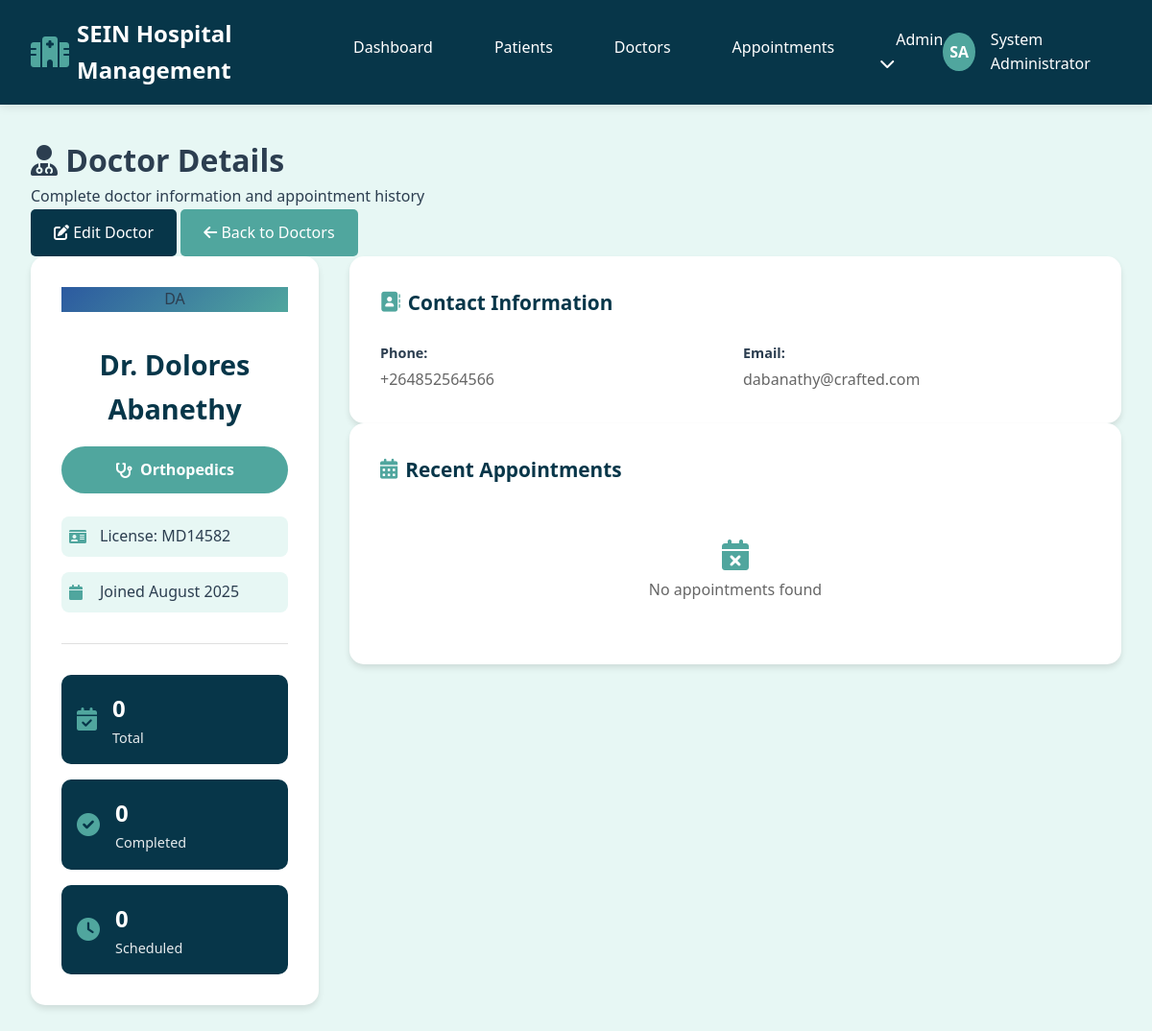
The app's page /doctors/1 (signed in) with its own data.
### hospital/app.py (models this page shows)
class Doctor(db.Model):
    id = db.Column(db.Integer, primary_key=True)
    first_name = db.Column(db.String(50), nullable=False)
    last_name = db.Column(db.String(50), nullable=False)
    phone = db.Column(db.String(20))
    email = db.Column(db.String(100))
    specialization_id = db.Column(db.Integer, db.ForeignKey('specialization.id'), nullable=False)
    license_number = db.Column(db.String(50), unique=True)
    created_at = db.Column(db.DateTime, default=datetime.utcnow)
    appointments = db.relationship('Appointment', backref='doctor_ref', lazy=True)

class Specialization(db.Model):
    id = db.Column(db.Integer, primary_key=True)
    name = db.Column(db.String(100), unique=True, nullable=False)
    doctors = db.relationship('Doctor', backref='specialization_ref', lazy=True)

### hospital/app.py (the view)
@app.route('/doctors/<int:doctor_id>')
def doctor_detail(doctor_id):
    if 'user_id' not in session:
        return redirect(url_for('login'))
    doctor = Doctor.query.get_or_404(doctor_id)
    recent_appointments = Appointment.query.filter_by(doctor_id=doctor_id)\
                                         .order_by(Appointment.appointment_date.desc())\
                                         .limit(10).all()
    total_appointments = Appointment.query.filter_by(doctor_id=doctor_id).count()
    completed_appointments = Appointment.query.filter_by(doctor_id=doctor_id, status='completed').count()
    scheduled_appointments = Appointment.query.filter_by(doctor_id=doctor_id, status='scheduled').count()
    return render_template('doctors/detail.html',
                         doctor=doctor,
                         recent_appointments=recent_appointments,
                         total_appointments=total_appointments,
                         completed_appointments=completed_appointments,
                         scheduled_appointments=scheduled_appointments)

### hospital/templates/doctors/detail.html (shortened to what this page needs)
{% extends "base.html" %}
{% block content %}
<div class="page-header">
    <div class="page-title">
        <h1><i class="fas fa-user-md"></i> Doctor Details</h1>
        <p>Complete doctor information and appointment history</p>
    </div>
    <div class="page-actions">
        <a href="{{ url_for('edit_doctor', doctor_id=doctor.id) }}" class="btn btn-primary">
            <i class="fas fa-edit"></i> Edit Doctor
        </a>
        <a href="{{ url_for('doctors') }}" class="btn btn-secondary">
            <i class="fas fa-arrow-left"></i> Back to Doctors
        </a>
    </div>
</div>
<div class="doctor-profile">
    <div class="doctor-sidebar">
        <div class="doctor-avatar-large">
            <div class="avatar-circle-large doctor-avatar-bg">
                {{ doctor.first_name[0] }}{{ doctor.last_name[0] }}
            </div>
        </div>
        <div class="doctor-basic-info">
            <h2>Dr. {{ doctor.first_name }} {{ doctor.last_name }}</h2>
            <div class="specialization-badge">
                <i class="fas fa-stethoscope"></i>
                {{ doctor.specialization_ref.name }}
            </div>
            {% if doctor.license_number %}
            <div class="info-item">
                <i class="fas fa-id-card"></i>
                <span>License: {{ doctor.license_number }}</span>
            </div>
            {% endif %}
            <div class="info-item">
                <i class="fas fa-calendar"></i>
                <span>Joined {{ doctor.created_at.strftime('%B %Y') }}</span>
            </div>
            <div class="appointment-stats">
                <div class="stats-grid">
                    <div class="stat-card">
                        <i class="fas fa-calendar-check"></i>
                        <div>
                            <h3>{{ total_appointments }}</h3>
                            <p>Total</p>
                        </div>
                    </div>
                    <div class="stat-card">
                        <i class="fas fa-check-circle"></i>
                        <div>
                            <h3>{{ completed_appointments }}</h3>
                            <p>Completed</p>
                        </div>
                    </div>
                    <div class="stat-card">
                        <i class="fas fa-clock"></i>
                        <div>
                            <h3>{{ scheduled_appointments }}</h3>
                            <p>Scheduled</p>
                        </div>
                    </div>
                </div>
            </div>
        </div>
    </div>
    <div class="doctor-main-content">
        <div class="info-sections">
            <div class="info-section">
                <h3><i class="fas fa-address-book"></i> Contact Information</h3>
                <div class="info-grid">
                    <div class="info-item">
                        <label>Phone:</label>
                        <span>{{ doctor.phone or 'Not provided' }}</span>
                    </div>
                    <div class="info-item">
                        <label>Email:</label>
                        <span>{{ doctor.email or 'Not provided' }}</span>
                    </div>
                </div>
            </div>
            <div class="info-section">
                <h3><i class="fas fa-calendar-alt"></i> Recent Appointments</h3>
                {% if recent_appointments %}
                <div class="appointments-list">
                    {% for appointment in recent_appointments %}
                    <div class="appointment-item">
                        <div class="appointment-date">
                            <i class="fas fa-calendar"></i>
                            {{ appointment.appointment_date.strftime('%B %d, %Y') }}
                            <span class="appointment-time">{{ appointment.appointment_time.strftime('%I:%M %p') }}</span>
                        </div>
                        <div class="appointment-details">
                            <p><strong>{{ appointment.patient_ref.first_name }} {{ appointment.patient_ref.last_name }}</strong></p>
                            {% if appointment.diagnosis %}
                            <p class="diagnosis">{{ appointment.diagnosis }}</p>
                            {% endif %}
                            {% if appointment.notes %}
                            <p class="notes">{{ appointment.notes }}</p>
                            {% endif %}
                        </div>
                        <div class="appointment-status">
                            <span class="status-badge status-{{ appointment.status }}">
                                {{ appointment.status.title() }}
                            </span>
                        </div>
                    </div>
                    {% endfor %}
                </div>
                {% else %}
                <div class="empty-state-small">
                    <i class="fas fa-calendar-times"></i>
                    <p>No appointments found</p>
                </div>
                {% endif %}
            </div>
        </div>
    </div>
</div>
{% endblock %}

### hospital/static/css/style.css (style rules this page uses)
:root { --primary-color: #073649; --secondary-color: #e7f7f4; --accent-color: #50a69e; --text-dark: #2c3e50; --text-light: #ffffff; --border-color: #e0e0e0; --success-color: #27ae60; --error-color: #e74c3c; --warning-color: #f39c12; --text-muted: #6c757d; }
* { margin: 0; padding: 0; box-sizing: border-box; }
body { font-family: "Segoe UI", Tahoma, Geneva, Verdana, sans-serif; background-color: var(--secondary-color); color: var(--text-dark); line-height: 1.6; }
.btn { padding: 0.75rem 1.5rem; border: none; border-radius: 5px; font-size: 1rem; cursor: pointer; text-decoration: none; display: inline-block; text-align: center; transition: all 0.3s ease; }
.btn-primary { background-color: var(--primary-color); color: var(--text-light); }
.btn-secondary { background-color: var(--accent-color); color: var(--text-light); }

### hospital/templates/doctors/detail.html (style rules this page uses)
.doctor-profile { display: grid; grid-template-columns: 300px 1fr; gap: 2rem; margin-bottom: 2rem; }
.doctor-sidebar { background: white; padding: 2rem; border-radius: 15px; box-shadow: 0 4px 6px rgba(0, 0, 0, 0.1); height: fit-content; position: sticky; top: 100px; }
.doctor-avatar-large { text-align: center; margin-bottom: 2rem; }
.doctor-avatar-bg { background: linear-gradient(135deg, #2c5aa0, var(--accent-color)); }
.doctor-basic-info h2 { text-align: center; color: var(--primary-color); margin-bottom: 1rem; font-size: 1.8rem; }
.specialization-badge { text-align: center; background: var(--accent-color); color: white; padding: 0.75rem 1rem; border-radius: 25px; margin-bottom: 1.5rem; font-weight: 600; display: flex; align-items: center; justify-content: center; gap: 0.5rem; }
.doctor-basic-info .info-item { display: flex; align-items: center; gap: 0.75rem; margin-bottom: 1rem; padding: 0.5rem; background: var(--secondary-color); border-radius: 8px; }
.doctor-basic-info .info-item i { color: var(--accent-color); width: 20px; }
.appointment-stats { margin-top: 2rem; padding-top: 2rem; border-top: 1px solid var(--border-color); }
.stats-grid { display: grid; grid-template-columns: 1fr; gap: 1rem; }
.stat-card { display: flex; align-items: center; gap: 1rem; padding: 1rem; background: var(--primary-color); color: white; border-radius: 10px; }
.stat-card i { font-size: 1.5rem; color: var(--accent-color); }
.stat-card h3 { font-size: 1.5rem; margin: 0; }
.stat-card p { margin: 0; opacity: 0.9; font-size: 0.9rem; }
.doctor-main-content { display: flex; flex-direction: column; gap: 2rem; }
.info-section { background: white; padding: 2rem; border-radius: 15px; box-shadow: 0 4px 6px rgba(0, 0, 0, 0.1); }
.info-section h3 { color: var(--primary-color); margin-bottom: 1.5rem; display: flex; align-items: center; gap: 0.5rem; font-size: 1.3rem; }
.info-section h3 i { color: var(--accent-color); }
.info-grid { display: grid; grid-template-columns: 1fr 1fr; gap: 1rem; }
.info-grid .info-item { display: flex; flex-direction: column; gap: 0.25rem; }
.info-grid .info-item label { font-weight: 600; color: var(--text-dark); font-size: 0.9rem; }
.info-grid .info-item span { color: #666; }
.empty-state-small { text-align: center; padding: 2rem; color: #666; }
.empty-state-small i { font-size: 2rem; color: var(--accent-color); margin-bottom: 0.5rem; }

### records on screen
Doctor: first_name "D", last_name "A", first_name "Dolores", last_name "Abanethy", license_number "MD14582", created_at "August 2025", phone "+264852564566", email "dabanathy@crafted.com"
Specialization: specialization_ref.name "Orthopedics"

### other values on screen
{{ session.first_name[0] }} "S"
{{ session.last_name[0] }} "A"
{{ session.first_name }} "System"
{{ session.last_name }} "Administrator"
{{ total_appointments }} "0"
{{ completed_appointments }} "0"
{{ scheduled_appointments }} "0"
